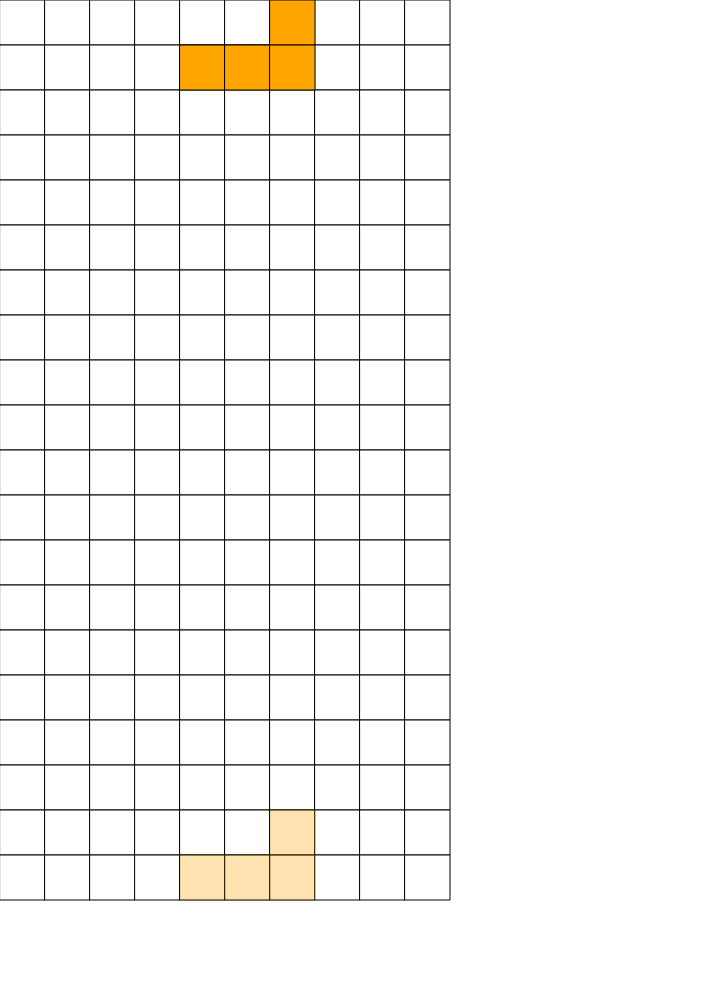
Frame 1 (no input)
Frame 60 (no input): identical to frame 1, image omitted
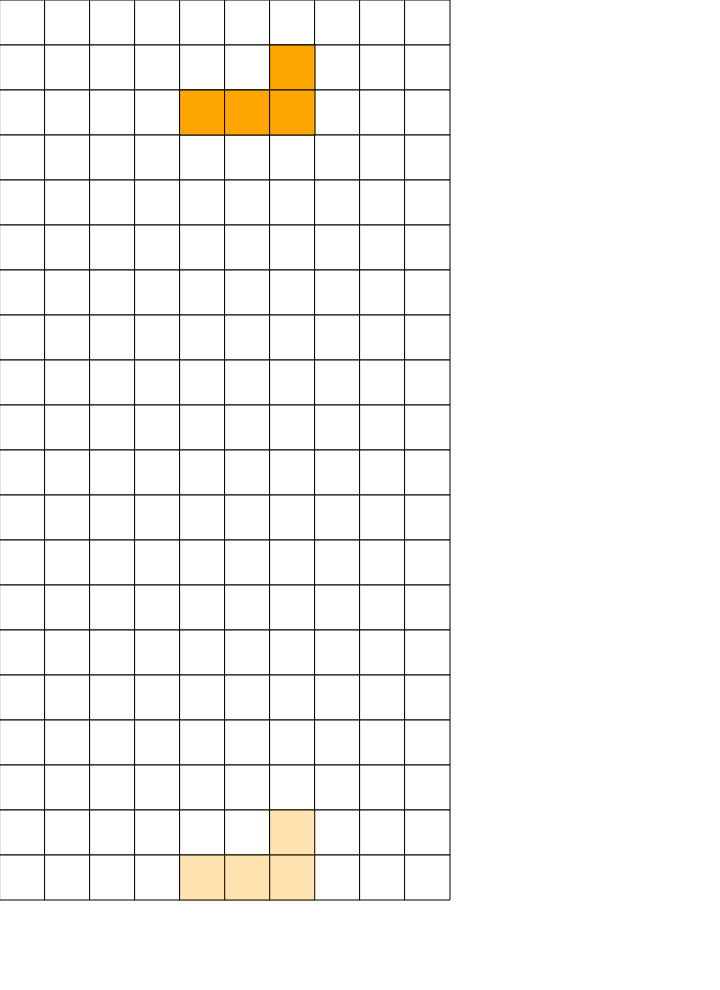
Frame 120 (the mouse pressed at the canvas centre since frame 60)

The p5.js sketch that drew these frames (run headless with seeded random() and noise() and a simulated clock; from frame 60 on, the mouse is pressed at the canvas centre):

// p5.js sketch
// ── sketch.js
function setup(){
    manager = new GameManager();
    handler = new InputHandler(manager);
    createDisplay();
}

function draw(){
    background(255);
    manager.update();
    manager.render();
    handler.update();
}

function keyPressed(){
    handler.onKeyDown(key);
}

function keyReleased(){
    handler.onKeyUp(key);
}

function createDisplay(){ //ゲーム画面を生成
    const boardWidth = 16;
    const boardHeight = 22;

    let blockSize = floor(min(
        windowWidth / boardWidth,
        windowHeight / boardHeight
    ));

    canvas = createCanvas(
        blockSize * boardWidth,
        blockSize * boardHeight
    );

    canvas.position(
        (windowWidth - width) / 2,
        (windowHeight - height) / 2
    );

    manager.setBlockSize(blockSize);
}

function windowResized(){ //画面を再生成
    createDisplay();
}

class GameManager{ //ゲームの状態遷移
    constructor(){ //初期設定
        this.factory = new TetrominoFactory();
        this.board = new Board(10,20)
        this.game = new Game(this.factory, this.board);
        this.renderer = new Renderer();
        this.state = new PlayState();
        this.state.enter(this);
    }

    setBlockSize(blockSize){
        this.renderer.setBlockSize(blockSize);
    }

    update(){ //現在の状態を実行
        this.state.update(this);
    }
    render(){ //描画
        this.state.render(this);
    }
    changeState(newState){ //状態遷移
        this.state = newState;
        this.state.enter(this);
    }
}

class GameState{ //Stateパターン
    enter(manager){} //状態に入ったときの処理
    update(){} //毎フレームの処理
    render(){} //描画処理
}

class MenuState extends GameState{}
class PlayState extends GameState{
    enter(manager){
        this.manager = manager;
        this.game = manager.game;
        this.renderer = manager.renderer;
    }

    update(){
        this.game.update();
    }

    render(){
        this.renderer.drawBoard(this.game.board);
        this.renderer.drawPolyomino(this.game.current);
        this.renderer.drawPolyomino(this.game.ghost, 0.3);
    }
}
class GameOverState extends GameState{}

class Game{ //ゲームのロジック
    constructor(factory, board){
        this.factory = factory;
        this.board = board;

        this.current = this.factory.createSevenBag(); //今のブロック
        this.next = this.factory.createSevenBag(); //次のブロック
        this.hold = null; //ホールド枠
        this.canHold = true; //ホールド可能か
        this.ghost; //ブロックの影
        this.updateGhost();

        //仮設定
        this.dropInterval = 1000; //落下間隔
        this.lastDropTime = millis();
    }

    update(){
        if(millis() - this.lastDropTime > this.dropInterval){
            this.lastDropTime = millis();

            if(!this.move(0, 1)){
                this.board.fix(this.current);
                this.board.clearLines();
                this.spawnNext();

                if(!this.board.canSpawn(this.current)){ //ゲームオーバー
                }
            }
        }
    }

    move(dx, dy){ //移動
        const moved = this.current.cloneMoved(dx, dy);
        if(this.board.canPlace(moved)){ //動けるなら
            this.current = moved; //動いたデータで上書き
            return true;
        }
        return false;
    }

    rotateRight(){ //右回転
        const rotated = this.current.rotateRight(this.board);
        if(rotated){
            this.current = rotated;
        }
    }

    rotateLeft(){ //左回転
        const rotated = this.current.rotateLeft(this.board);
        if(rotated){
            this.current = rotated;
        }
    }

    spawnNext(){ //次のブロックを生成
        this.current = this.next;
        this.next = this.factory.createSevenBag();
        this.canHold = true;
        this.updateGhost();
    }

    swapHold(){ //ホールド枠のブロックと交換
        if(this.canHold){
            if(this.hold != null){
                const tmp = this.hold;
                this.hold = this.current;
                this.current = tmp;
            }else{
                this.hold = this.current;
                this.spawnNext();
            }
            
            this.current.x = 4;
            this.current.y = 0;
            this.canHold = false;
        }
    }

    updateGhost(){ //ブロックの影を更新
        let clone = this.current.clone();
        while(this.board.canPlace(clone.cloneMoved(0, 1))){
            clone = clone.cloneMoved(0, 1);
        }
        this.ghost = clone;
    }
}

class Polyomino{ //ブロックの基本操作
    constructor(type, shape, color, center, x = 4, y = 0){
        this.type = type; //ブロックの種類
        this.shape = shape; //ブロックの形
        this.color = color; //ブロックの色
        this.center = center; //回転の中心
        this.x = x; //初期座標
        this.y = y;

    }

    getPos(){ //座標を取得
        return this.shape.map(([sx, sy]) => [this.x + sx, this.y + sy]);
    }

    clone(){ //コピーを返す
        return new this.constructor(
            this.type,
            this.shape.map(([sx, sy]) => [sx, sy]),
            this.color,
            this.center,
            this.x,
            this.y
        );
    }

    cloneMoved(dx, dy){ //移動したコピーを返す
        const clone = this.clone();
        clone.x += dx;
        clone.y += dy;
        return clone;
    }

    cloneRotatedRight(){ //右回転したコピーを返す
        const clone = this.clone();
        const [cx, cy] = clone.center;
        clone.shape = clone.shape.map(([x, y]) => {
            const dx = x - cx;
            const dy = y - cy;
            return [cx - dy, cy + dx];
        });
        return clone;
    }

    cloneRotatedLeft(){ //左回転したコピーを返す
        const clone = this.clone();
        const [cx, cy] = clone.center;
        clone.shape = clone.shape.map(([x, y]) => {
            const dx = x - cx;
            const dy = y - cy;
            return [cx + dy, cy - dx];
        });
        return clone;
    }
}

class Tetromino extends Polyomino{
    constructor(type, shape, color, center, x, y){
        super(type, shape, color, center, x, y);
        this.rotState = 0; //回転状態
    }

    static SRS = {
        "0>R": [[0,0],[-1,0],[-1,1],[0,-2],[-1,-2]],
        "R>0": [[0,0],[1,0],[1,-1],[0,2],[1,2]],

        "R>2": [[0,0],[1,0],[1,-1],[0,2],[1,2]],
        "2>R": [[0,0],[-1,0],[-1,1],[0,-2],[-1,-2]],

        "2>L": [[0,0],[1,0],[1,1],[0,-2],[1,-2]],
        "L>2": [[0,0],[-1,0],[-1,-1],[0,2],[-1,2]],

        "L>0": [[0,0],[1,0],[1,-1],[0,2],[1,2]],
        "0>L": [[0,0],[-1,0],[-1,1],[0,-2],[-1,-2]],
    };

    static SRS_I = {
        "0>R": [[0,0],[-2,0],[1,0],[-2,-1],[1,2]],
        "R>0": [[0,0],[2,0],[-1,0],[2,1],[-1,-2]],

        "R>2": [[0,0],[-1,0],[2,0],[-1,2],[2,-1]],
        "2>R": [[0,0],[1,0],[-2,0],[1,-2],[-2,1]],

        "2>L": [[0,0],[2,0],[-1,0],[2,1],[-1,-2]],
        "L>2": [[0,0],[-2,0],[1,0],[-2,-1],[1,2]],

        "L>0": [[0,0],[1,0],[-2,0],[1,-2],[-2,1]],
        "0>L": [[0,0],[-1,0],[2,0],[-1,2],[2,-1]]
    };

    static rotKey = ["0", "R", "2", "L"];

    rotateRight(board){ //右回転
        const old = this.rotState; //現在の回転状態
        const next = (this.rotState + 1) % 4; //次の回転状態

        const key = `${Tetromino.rotKey[old]}>${Tetromino.rotKey[next]}`;
        const table = (this.type === "I") ? Tetromino.SRS_I : Tetromino.SRS;

        const rotated = this.cloneRotatedRight();
        for(const [dx, dy] of table[key]){
            const moved = rotated.cloneMoved(dx, dy);
            if(board.canPlace(moved)){
                moved.rotState = next;
                return moved;
            }
        }
    }

    rotateLeft(board){ //左回転
        const old = this.rotState;
        const next = (this.rotState + 3) % 4;

        const key = `${Tetromino.rotKey[old]}>${Tetromino.rotKey[next]}`; //キーを生成
        const table = (this.type === "I") ? Tetromino.SRS_I : Tetromino.SRS;

        const rotated = this.cloneRotatedLeft();
        for(const [dx, dy] of table[key]){
            const moved = rotated.cloneMoved(dx, dy);
            if(board.canPlace(moved)){
                moved.rotState = next;
                return moved;
            }
        }
    }
}

class Pentomino extends Polyomino{}
class Hexomino extends Polyomino{}

class Factory{ //Factoryパターン
    constructor(){
        this.bag = [];
    }

    //生成ルールが増えたらStrategyパターンを適用
    create(type){ //ブロックを生成
        const {shape, center} = this.shapes[type];
        const color = this.colors[type];
        return new this.Product(type, shape, color, center);
    }

    createRandom(){ //ランダムにブロックを生成
        const types = Object.keys(this.shapes);
        const type = types[Math.floor(Math.random() * types.length)];
        return this.create(type);
    }

    createSevenBag(){ //7-bag方式
        if(this.bag.length == 0){
            const types = Object.keys(this.shapes);
            this.bag = types.slice(); //コピーを生成
            for(let i = this.bag.length - 1; i > 0; i--){ //シャッフル
                const j = Math.floor(Math.random() * (i + 1));
                [this.bag[i], this.bag[j]] = [this.bag[j], this.bag[i]];
            }
        }
        const type = this.bag.pop();
        return this.create(type);
    } //シャッフルはメソッドとして分割するかも
}

class TetrominoFactory extends Factory{ //テトリミノのデータ
    constructor(){
        super();
        this.Product = Tetromino;
        this.shapes = { //形と中心
            I: { shape: [[0,0],[1,0],[2,0],[3,0]], center: [1.5,0.5] },
            O: { shape: [[0,0],[1,0],[0,1],[1,1]], center: [0.5,0.5] },
            T: { shape: [[1,0],[0,1],[1,1],[2,1]], center: [1,1] },
            S: { shape: [[1,0],[2,0],[0,1],[1,1]], center: [1,1] },
            Z: { shape: [[0,0],[1,0],[1,1],[2,1]], center: [1,1] },
            J: { shape: [[0,0],[0,1],[1,1],[2,1]], center: [1,1] },
            L: { shape: [[2,0],[0,1],[1,1],[2,1]], center: [1,1] }
        };
        this.colors = { //色
            I: "cyan",
            O: "yellow",
            T: "purple",
            S: "green",
            Z: "red",
            J: "blue",
            L: "orange"
        };
    }
}

class PentominoFactory extends Factory{}
class HexominoFactory extends Factory{}

class Board{
    constructor(width, height){
        this.width = width;
        this.height = height;
        this.grid = this.createGrid();
    }

    createGrid(){ //盤面を作る
        return Array.from({length: this.height}, () =>
        Array(this.width).fill(null));

    }

    fix(polyomino){ //ブロックを固定
        for(const [x, y] of polyomino.getPos()){
            if(
                x >= 0 && x < this.width &&
                y >= 0 && y < this.height
            ){
                this.grid[y][x] = {
                    type: polyomino.type,
                    color: polyomino.color
                };
            }
        }
    }

    clearLines(){ //埋まった行を削除
        this.grid = this.grid.filter(row => row.some(cell => !cell));
        const linesCleared = this.height - this.grid.length;
        while(this.grid.length < this.height){
            this.grid.unshift(Array(this.width).fill(null));
        }
        return linesCleared;
    }

    canPlace(polyomino){ //配置可能か
        for(const [x, y] of polyomino.getPos()){
            if(y >= this.height) return false;
            if(x < 0 || x >= this.width) return false;
            if(y >= 0 && this.grid[y][x]) return false;
            /*
            if (x < 0 || x >= this.width || y >= this.height) return false;
            if (y >= 0 && this.grid[y][x]) return false;
            */
        }
        return true;
    }
    
    canSpawn(polyomino){ //続行可能か
        return this.canPlace(polyomino);
    }
}

class Renderer{ //描画処理
    setBlockSize(blockSize){
        this.blockSize = blockSize;
    }

    drawBoard(board){ //ボードを描画
        const w =  board.width;
        const h = board.height;

        for(let i = 0; i < h; i++){
            for(let j = 0; j < w; j++){
                const cell = board.grid[i][j];
                if(cell){
                    fill(cell.color);
                }else{
                    fill("white");
                }
                rect(
                    j * this.blockSize,
                    i * this.blockSize,
                    this.blockSize,
                    this.blockSize,
                );
            }
        }
    }

    drawPolyomino(polyomino, alpha = 1.0){ //ブロックを描画
        drawingContext.globalAlpha = alpha; //透明度

        fill(polyomino.color);
        stroke(0);
        strokeWeight(1);

        for(const [x, y] of polyomino.getPos()){
            rect(
                x * this.blockSize,
                y * this.blockSize,
                this.blockSize,
                this.blockSize
            );
        }

        drawingContext.globalAlpha = 1.0; //デフォルトに戻す
    }
}

class InputHandler{ //入力処理
    constructor(manager){
        this.manager = manager;
        this.game = manager.game;

        this.pressed = {}; //キーの状態
        this.DAS = 150; //連続移動の遅延
        this.ARR = 30; //連続移動の間隔
        this.SDI = 50; //落下移動の間隔
    }

    update(){ //ブロックの連続移動処理
        const now = millis();

        ["a", "d"].forEach(k => {
            const state = this.pressed[k];
            if(!state) return;

            const sincePressed = now - state.timePressed;
            const sinceAct = now - state.lastAct;

            if(sincePressed >= this.DAS && sinceAct >= this.ARR){
                this.handle(k);
                state.lastAct = now;
            }
        });

        const sd = this.pressed["s"];
        if(sd && now - sd.lastAct >= this.SDI) {
            this.handle("s");
            sd.lastAct = now;
        }
    }

    handle(key){ //Commandパターンを使えばリプレイ機能を作れる
        switch(key){ //キーごとの操作
            case "w": while(this.game.move(0, 1)){} break;
            case "a": this.game.move(-1, 0); break;
            case "s": this.game.move(0, 1); break;
            case "d": this.game.move(1, 0); break;
            case "e": this.game.rotateRight(); break;
            case "q": this.game.rotateLeft(); break;
            case "c": this.game.swapHold(); break;
        }
        this.game.updateGhost();
    }

    onKeyDown(key){ //キーの入力処理
        key = key.toLowerCase();

        if(!this.pressed[key]){ //キー情報の初期化
            this.pressed[key] = {
                timePressed: millis(),
                lastAct: 0,
            };
        }

        this.handle(key);
        this.pressed[key].lastAct = millis();
    }

    onKeyUp(key){ //キー情報の削除
        key = key.toLowerCase();
        delete this.pressed[key];
    }
}

//自分でやること
//SRSの実装(左側で壁キックされないバグが発生)
//完成したコードのファイル分け
//Mementoパターンによる差し戻し機能の追加
//MementoとCommandの併用によるリプレイの逆再生
//Observerパターンによるイベントの発行
//生成パターン増加に伴うStrategyパターンの適用

//人に任せること
//ペンタミノとヘキサミノの追加
//Commandパターンによるリプレイ機能の追加
//ゲーム以外の画面作り(メニュー、設定画面、操作説明など)
//スコアや、ホールドしてるブロック、次のブロックの表示
//その他機能の追加
